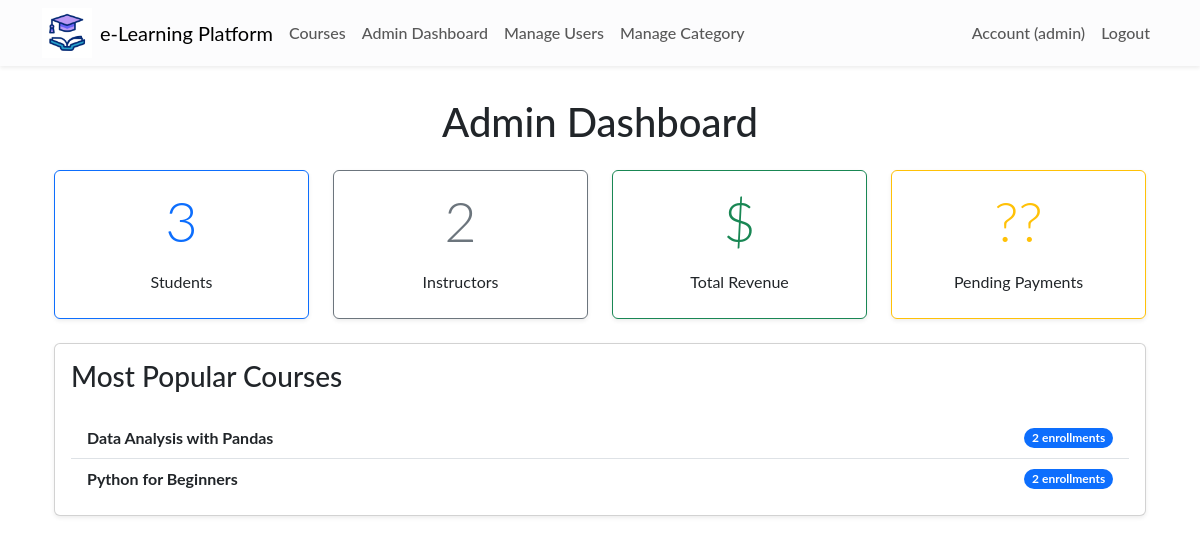
Screenshot of /admin (signed in) with the database file from the repository.
### app/models.py (models this page shows, shortened)
class User(db.Model, UserMixin):
    id = db.Column(db.Integer, primary_key=True)
    name = db.Column(db.String(50), nullable=False)
    email = db.Column(db.String(120), unique=True, nullable=False)
    role = db.Column(db.String(10))  # 'student' or 'instructor'
    password_hash = db.Column(db.String(128), nullable=False)
    created_at = db.Column(db.DateTime, default=datetime.utcnow)
    lesson_completions = db.relationship('LessonCompletion', back_populates='student', cascade="all, delete-orphan")

class Course(db.Model):
    id = db.Column(db.Integer, primary_key=True)
    title = db.Column(db.String(100), nullable=False)
    description = db.Column(db.Text, nullable=False)
    courseImage =db.Column(db.String(50), nullable=False, default='default.jpg')
    price = db.Column(db.Float, nullable=False)
    teacher_id = db.Column(db.Integer, db.ForeignKey('user.id'), nullable=False)
    created_at = db.Column(db.DateTime, default=datetime.utcnow)
    instructor = db.relationship('User', backref='courses', lazy=True)
    lessons = db.relationship('Lesson', back_populates='course', lazy=True)  # Change backref to back_populates
    category_id = db.Column(db.Integer, db.ForeignKey('category.id'), nullable=False)
    category = db.relationship('Category', backref='courses', lazy=True)

### app/routes/admin.py (the view)
@bp.route('/admin')
@login_required
def admin():
    if current_user.role != "admin":
        flash('Access denied. Admins only.', 'danger')
        return redirect(url_for('main.index'))
    nb_students = User.query.filter_by(role='student').count()
    nb_instructors = User.query.filter_by(role='instructor').count()
    popular_courses = (
    db.session.query(Course, func.count(Enrollment.id).label('enrollment_count'))
    .join(Enrollment, Enrollment.course_id == Course.id)
    .group_by(Course.id)
    .order_by(func.count(Enrollment.id).desc())
    .limit(5)
    .all()
)
    categories = Category.query.all()
    return render_template(
        'admin/admin_dashboard.html',
        nb_students=nb_students,
        nb_instructors=nb_instructors,
        popular_courses=popular_courses,
        categories=categories
    )

### app/__init__.py (called while the page is built)
def create_app(config_class='config.Config'):
    app = Flask(__name__)
    app.config.from_object(config_class)
    db.init_app(app)
    migrate.init_app(app, db)
    login_manager.init_app(app)
    login_manager.login_view = 'auth.login'
    mail.init_app(app)
    from .models import User
    @login_manager.user_loader
    def load_user(user_id):
        return User.query.get(int(user_id))
    from .routes.main import bp as main_bp
    from .routes.auth import bp as auth_bp
    from .routes.course import bp as course_bp
    from .routes.admin import bp as admin_bp
    from .routes.payment import bp as payment_bp
    app.register_blueprint(main_bp)
    app.register_blueprint(auth_bp)
    app.register_blueprint(course_bp)
    app.register_blueprint(admin_bp)
    app.register_blueprint(payment_bp)
    return app

### app/templates/admin/admin_dashboard.html
{% extends 'layout.html' %}
{% block content %}
<div class="container my-4">
  <h1 class="text-center mb-4">Admin Dashboard</h1>
  <div class="row">
    <div class="col-md-3 mb-4">
      <div class="card shadow-sm border-primary">
        <div class="card-body text-center">
          <div class="display-4 text-primary">{{ nb_students }}</div>
          <p class="card-title mt-3">Students</p>
        </div>
      </div>
    </div>
    <div class="col-md-3 mb-4">
      <div class="card shadow-sm border-secondary">
        <div class="card-body text-center">
          <div class="display-4 text-secondary">{{ nb_instructors }}</div>
          <p class="card-title mt-3">Instructors</p>
        </div>
      </div>
    </div>
    <div class="col-md-3 mb-4">
      <div class="card shadow-sm border-success">
        <div class="card-body text-center">
          <div class="display-4 text-success">${{ total_revenue }}</div>
          <p class="card-title mt-3">Total Revenue</p>
        </div>
      </div>
    </div>
    <div class="col-md-3 mb-4">
      <div class="card shadow-sm border-warning">
        <div class="card-body text-center">
          <div class="display-4 text-warning">{{ pending_payments }} ??</div>
          <p class="card-title mt-3">Pending Payments</p>
        </div>
      </div>
    </div>
  </div>
  <div class="row">
    <div class="col-md-12">
      <div class="card shadow-sm">
        <div class="card-body">
          <h3 class="card-title mb-4">Most Popular Courses</h3>
          <ul class="list-group list-group-flush">
            {% for course, enrollment_count in popular_courses %}
            <li class="list-group-item d-flex justify-content-between align-items-center">
              <strong>{{ course.title }}</strong>
              <span class="badge bg-primary rounded-pill">{{ enrollment_count }} enrollments</span>
            </li>
            {% endfor %}
          </ul>
        </div>
      </div>
    </div>
  </div>
{% endblock %}

### app/templates/layout.html (shortened to what this page needs)
<!DOCTYPE html>
<html lang="en">
<head>
  <link href="https://cdn.jsdelivr.net/npm/bootstrap@5.3.3/dist/css/bootstrap.min.css" rel="stylesheet"
 />
    <link rel="stylesheet" href="https://cdnjs.cloudflare.com/ajax/libs/font-awesome/6.0.0-beta3/css/all.min.css">
  <link rel="stylesheet" href="{{ url_for('static', filename='css/main.css') }}" />
</head>
<body>
  <nav class="navbar navbar-expand-lg navbar-light bg-light-subtle shadow-sm sticky-top">
    <div class="container ">
      <img width="50px" src="{{ url_for('static', filename='/img/icone.gif') }}" alt="">
      <a class="navbar-brand mx-2" href="{{ url_for('main.index') }}">e-Learning Platform</a>
      <div class="collapse navbar-collapse" id="navbarNav">
        <ul class="navbar-nav me-auto mb-2 mb-lg-0">
          <li class="nav-item">
            <a class="nav-link" href="{{ url_for('course.list_courses') }}">Courses</a>
          </li>
          {% if current_user.is_authenticated %}
          {% if current_user.role == 'instructor' %}
          <li class="nav-item">
            <a class="nav-link" href="{{ url_for('course.instructor_dashboard') }}">Instructor Dashboard</a>
          </li>
          <li class="nav-item">
            <a class="nav-link" href="{{ url_for('course.create_course') }}">Create Course</a>
          </li>
          {% elif current_user.role == 'student' %}
          <li class="nav-item">
            <a class="nav-link" href="{{ url_for('course.student_dashboard') }}">Student Dashboard</a>
          </li>
          {% elif current_user.role == 'admin' %}
          <li class="nav-item">
            <a class="nav-link" href="{{ url_for('admin.admin') }}">Admin Dashboard</a>
          </li>
          <li><a class="nav-link" href="{{ url_for('admin.manage_users') }}">Manage Users</a></li>
          <li><a class="nav-link" href="{{ url_for('course.add_category') }}">Manage Category</a></li>
          {% endif %}
          {% endif %}
        </ul>
        <ul class="navbar-nav ms-auto">
          {% if current_user.is_authenticated %}
          <li class="nav-item">
            <a class="nav-link" href="{{ url_for('auth.account') }}">Account ({{ current_user.name }})</a>
          </li>
          <li class="nav-item">
            <a class="nav-link" href="{{ url_for('auth.logout') }}">Logout</a>
          </li>
          {% endif %}
        </ul>
      </div>
    </div>
  </nav>
  <div class="container mt-2">{% include 'flash_msg.html' %} {% block content %}{% endblock %}</div>
</body>
</html>

### app/static/css/main.css (style rules this page uses)
:root { --vert: #7b9b2b; --roze: #fc83cd33; --blue: #0b76b488; }
* { font-family: 'Lato', sans-serif; }
.nav-link { font-weight: 500; position: relative; border: none; }
@media (min-width: 768px) { .nav-link { font-size: 1rem; } }
@media (min-width: 768px) { .nav-link::before { content: ''; position: absolute; bottom: 0; left: 50%; transform: translatex(-50%); width: 0%; height: 2px; background-color: var(--blue); visibility: hidden; transition: 0.3s ease-in-out; } }

### rows the page displays
User: name "admin"
Course: title "Data Analysis with Pandas", enrollment_count "2"
Course: title "Python for Beginners", enrollment_count "2"

### other values shown
{{ nb_students }} "3"
{{ nb_instructors }} "2"
